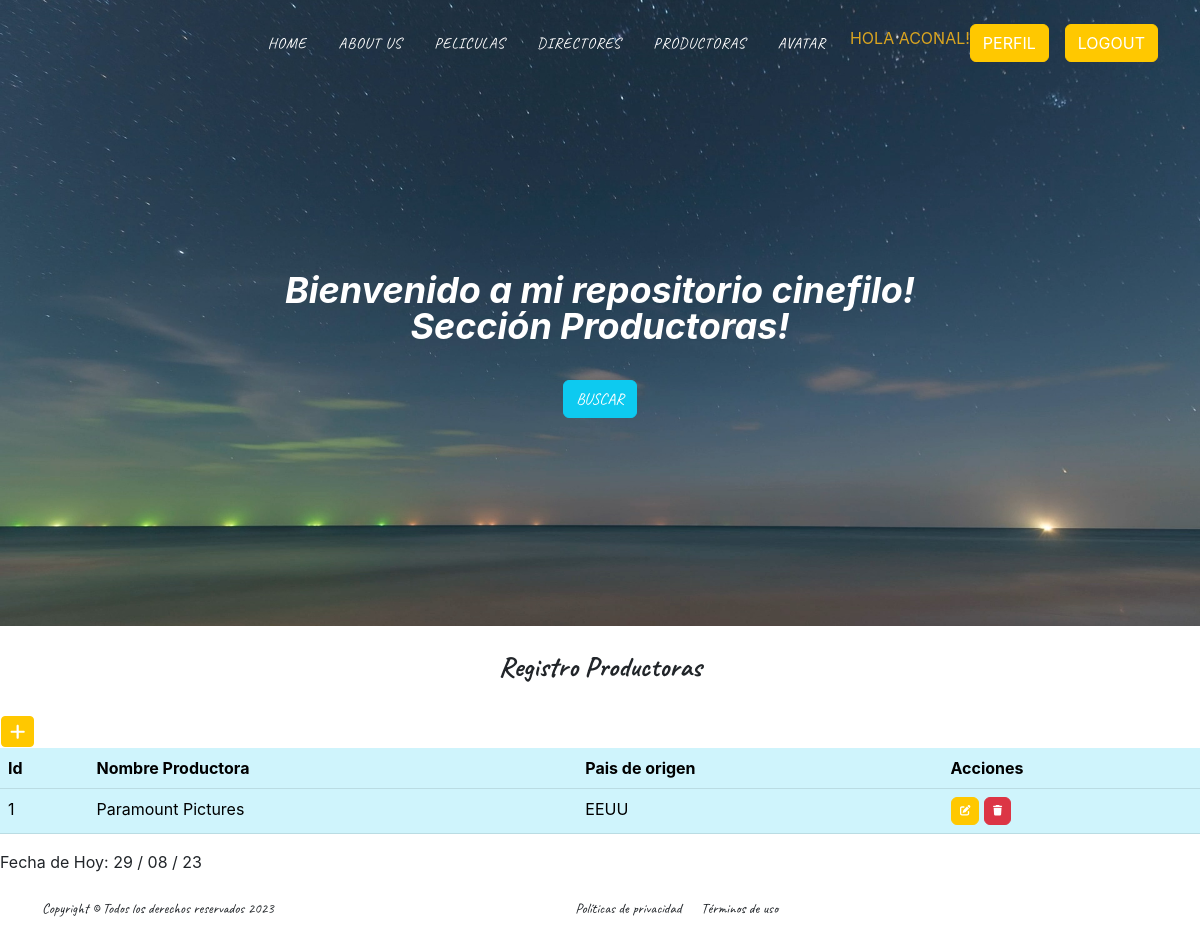
The page /productoras/ (signed in) on the database its author committed.
### app/models.py (models this page shows, shortened)
class cproductora(models.Model):
    nombre = models.CharField(max_length=50)
    pais = models.CharField(max_length=50)
    class Meta:
        verbose_name ="productora"
        verbose_name_plural = "Productoras"
        ordering = ['nombre']

### app/views.py (the view)
# urls.py: path('productoras/', productoraList.as_view(), name="productoras" ),
class productoraList(LoginRequiredMixin,ListView):
    model = cproductora

### app/templates/app/cproductora_list.html
{% extends 'app/base.html' %}
 {% load static  %}
 {% block titulo %}
    Sección Productoras!
 {% endblock titulo %}
 {% block contenido %}
 <br>
    <center><h3>Registro Productoras</h3></center>
 <br>
      <table>
         <tr>
             <td>
                 <a
                 href="{% url 'create_productora'  %}"
                 class="btn btn-primary btn-sm"
                 ><i class="fa fa-plus fa-lg" title="Grabar Nuevo Registro"> </i>
                 </a>
             </td>
         </tr>
     </table>
      <table class="table table-info">
         <thead>
            <tr>
               <th>Id</th>
               <th>Nombre Productora</th>
               <th>Pais de origen</th>
               <th>Acciones</th>
            </tr>
         </thead>
         <tbody>
               {% for produc in cproductora_list  %}
                  <tr>
                     <td>{{produc.id}}</td>
                     <td>{{produc.nombre}}</td>
                     <td>{{produc.pais}}</td>
                     <td>
                        <a
                           href="{% url 'update_productora' produc.id %}"
                           class="btn btn-primary"
                           style="--bs-btn-padding-y: .25rem; --bs-btn-padding-x: .5rem; --bs-btn-font-size: .75rem;"
                           ><i class="fa fa-edit fa-sm" title="Editar Registro"></i>
                        </a>
                        <a
                           href="{% url 'delete_productora' produc.id %}"
                           class="btn btn-danger"
                           style="--bs-btn-padding-y: .25rem; --bs-btn-padding-x: .5rem; --bs-btn-font-size: .75rem;"
                           ><i class="fa fa-trash fa-sm" title="Eliminar Registro"></i>
                       </a>
                     </td>
                  </tr>
               {% endfor %}
         </tbody>
      </table>
  {{ titulo | capfirst }}  Fecha de Hoy: {% now "d / m / y"    %}
 {% endblock contenido %}

### app/templates/app/base.html (shortened to what this page needs)
<!DOCTYPE html>
<html lang="en">
    <head>
        {% load static %}
        <link href="{% static 'app/css/styles.css'  %}" rel="stylesheet" />
        <link rel="stylesheet" href="https://cdnjs.cloudflare.com/ajax/libs/font-awesome/6.4.0/css/all.min.css">
    </head>
    <body id="page-top">
        <nav class="navbar navbar-expand-lg navbar-dark fixed-top" id="mainNav">
            <div class="container">
                <div class="collapse navbar-collapse" id="navbarResponsive">
                    <ul class="navbar-nav text-uppercase ms-auto py-4 py-lg-0">
                        <li class="nav-item"><a class="nav-link" href="{% url 'home' %}">Home</a></li>
                        <li class="nav-item"><a class="nav-link" href="{% url 'about' %}">About us</a></li>
                        {%  if user.is_authenticated %}
                            <li class="nav-item"><a class="nav-link" href="{% url 'pelicula' %}">Peliculas</a></li>
                            <li class="nav-item"><a class="nav-link" href="{% url 'director' %}">Directores</a></li>
                            <li class="nav-item"><a class="nav-link" href="{% url 'productoras' %}">Productoras</a></li>
                            <li class="nav-item"><a class="nav-link" href="{% url 'agregar_avatar' %}">Avatar</a></li>
                            <p style="color:goldenrod">Hola {{user.username}}!</p>
                            <li class="nav-item"><a class="btn btn-primary" href="{% url 'edita_perfil' %}">Perfil</a></li>
                            <li class="nav-item"><a class="btn btn-primary" href="{% url 'logout' %}">Logout</a></li>
                        {% else %}
                            <li class="nav-item"><a class="btn btn-info" href="{% url 'registrar' %}">Sign Up</a></li>
                            <li class="nav-item"><a class="btn btn-info" href="{% url 'login' %}">Login</a></li>
                        {%  endif  %}
                    </ul>
               </div>
           </div>
        </nav>
             <header class="masthead">
                <div class="container">
                    <h2>
                         <div class="masthead-subheading">Bienvenido a mi repositorio cinefilo! <br>
                            {% block titulo %}
                            {% endblock titulo %}
                         </div>
                            <a class="btn btn-info text-uppercase" href="{% url 'buscar' %}">Buscar</a>
                   </h2>
                </div>
        </header>
        {% block contenido %}
        {% endblock contenido %}
        {% block piepagina %}
                <footer class="footer py-4">
                    <div class="container">
                        <div class="row align-items-center">
                            <div class="col-lg-4 text-lg-start">Copyright &copy; Todos los derechos reservados 2023</div>
                            <div class="col-lg-4 text-lg-end">
                                <a class="link-dark text-decoration-none me-3" href="#!">Políticas de privacidad</a>
                                <a class="link-dark text-decoration-none" href="#!">Términos de uso</a>
                            </div>
                        </div>
                    </div>
                </footer>
        {% endblock piepagina %}
    </body>
</html>

### rows shown on the page
cproductora: id "1", nombre "Paramount Pictures", pais "EEUU"

### other values the page prints
{{ user.username }} "ACONAL"
